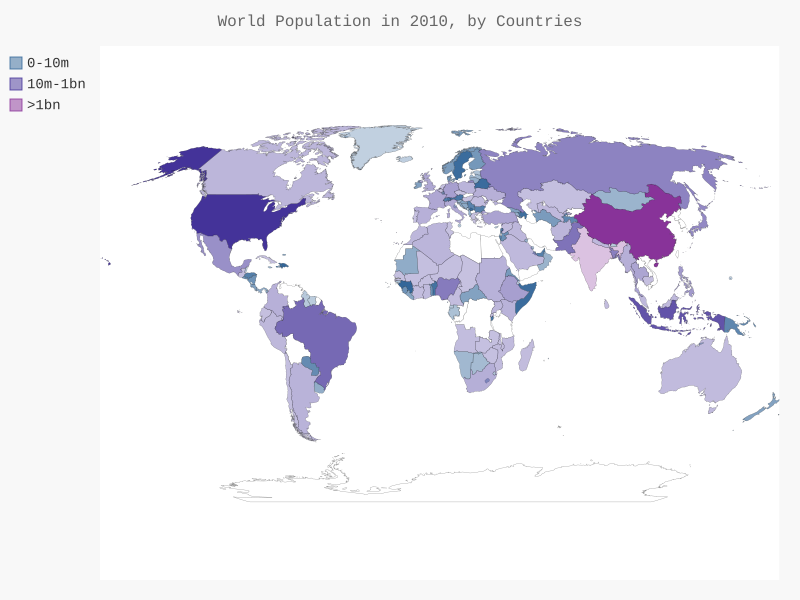

Generate this figure with Python:
# -*- coding: utf-8 -*-
"""
Created on Sun Jun 24 20:17:53 2018

@author: lenovo
"""

import json
import pygal.maps.world
from pygal.style import LightColorizedStyle as LCS, RotateStyle as RS
from country_codes import get_country_code

# 将数据加载到一个列表中
filename = 'population_data.json'
with open(filename) as f:
    pop_data = json.load(f)  # 加载数据，将数据转换为Python能够处理的格式

# 创建一个包含人口数量的字典
cc_populations = {}
for pop_dict in pop_data:
    if pop_dict['Year'] == '2010':
        country_name = pop_dict['Country Name']
        population = int(float(pop_dict['Value']))
        code = get_country_code(country_name)
        if code:
            cc_populations[code] = population

# 根据人口数量将所有国家分成三组
cc_pops_1, cc_pops_2, cc_pops_3 = {}, {}, {}
for cc, pop in cc_populations.items():  # items()返回一个键值对列表
    if pop < 10000000:
        cc_pops_1[cc] = pop
    elif pop < 1000000000:
        cc_pops_2[cc] = pop
    else:
        cc_pops_3[cc] = pop

# 看看每组分别包含多少国家
print(len(cc_pops_1), len(cc_pops_2), len(cc_pops_3))

wm_style = RS('#336699', base_style = LCS)   # 设置样式基色为淡蓝色,并设置较亮的主题
wm = pygal.maps.world.World(style = wm_style)
wm.title = 'World Population in 2010, by Countries'
wm.add('0-10m', cc_pops_1)
wm.add('10m-1bn', cc_pops_2)
wm.add('>1bn', cc_pops_3)


wm.render_to_file('world_population.svg')
